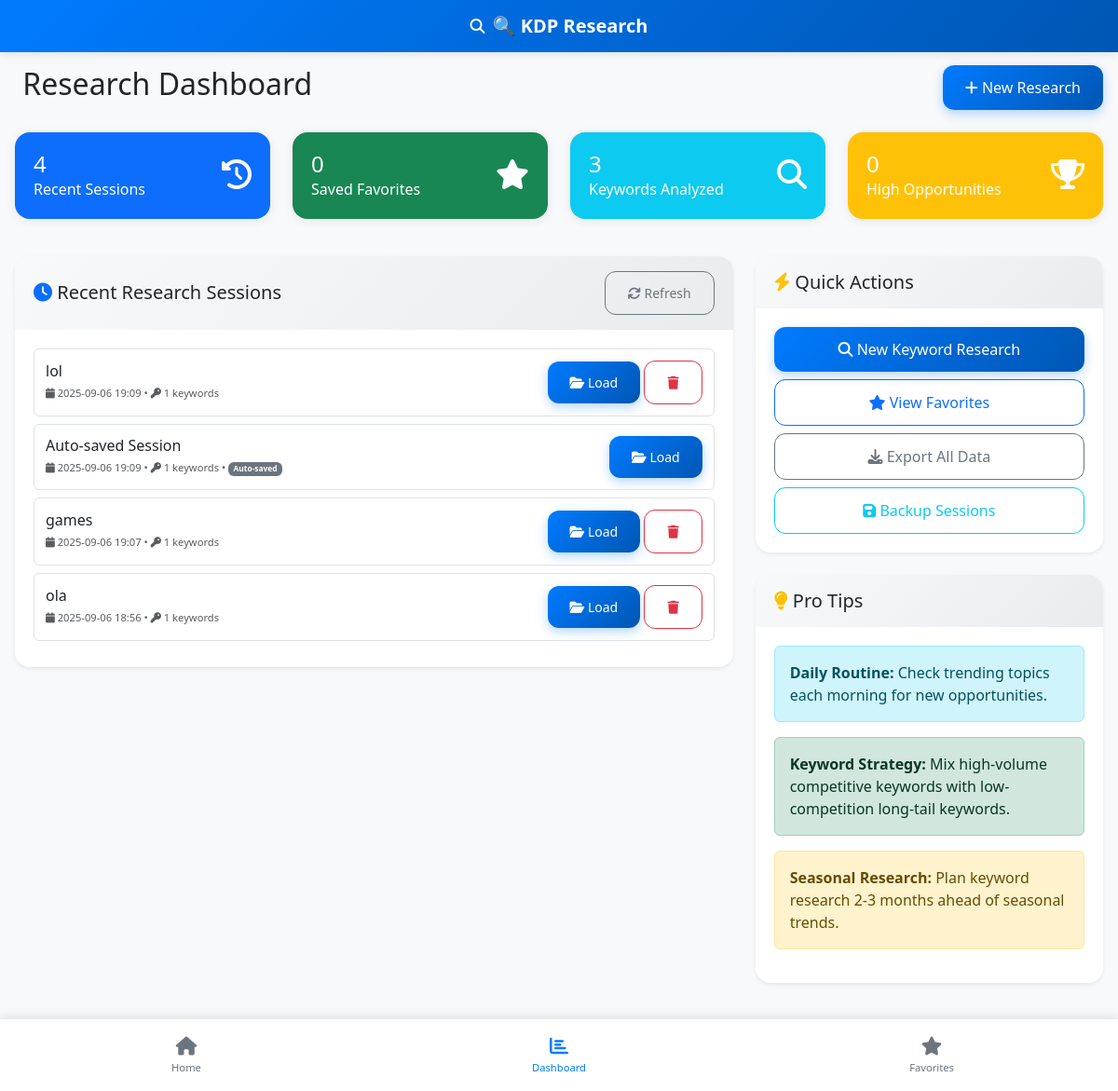
/dashboard, run on the app's committed database.
### models.py (models this page shows, shortened)
class SearchSession(db.Model):
    id = db.Column(db.Integer, primary_key=True)
    session_name = db.Column(db.String(200), nullable=False)
    keywords = db.Column(db.Text)  # JSON string of keywords and their data
    created_at = db.Column(db.DateTime, default=datetime.utcnow)
    updated_at = db.Column(db.DateTime, default=datetime.utcnow, onupdate=datetime.utcnow)
    is_autosave = db.Column(db.Boolean, default=False)
    def get_keywords(self):
        if self.keywords:
            return json.loads(self.keywords)
        return []

### routes.py (the view)
@app.route('/dashboard')
def dashboard():
    recent_sessions = SearchSession.query.order_by(SearchSession.updated_at.desc()).limit(5).all()
    return render_template('dashboard.html', recent_sessions=recent_sessions)

### templates/dashboard.html (shortened to what this page needs)
{% extends "base.html" %}
{% block content %}
<div class="row">
    <div class="col-12">
        <div class="d-flex justify-content-between align-items-center mb-4">
            <h2>
                Research Dashboard
            </h2>
            <div>
                <a href="{{ url_for('index') }}" class="btn btn-primary">
                    <i class="fas fa-plus"></i> New Research
                </a>
            </div>
        </div>
    </div>
</div>
<div class="row">
    <div class="col-lg-3 col-md-6 mb-4">
        <div class="card bg-primary text-white">
            <div class="card-body">
                <div class="d-flex justify-content-between">
                    <div>
                        <h4 class="mb-0">{{ recent_sessions|length }}</h4>
                        <p class="mb-0">Recent Sessions</p>
                    </div>
                    <div class="align-self-center">
                        <i class="fas fa-history fa-2x"></i>
                    </div>
                </div>
            </div>
        </div>
    </div>
    <div class="col-lg-3 col-md-6 mb-4">
        <div class="card bg-success text-white">
            <div class="card-body">
                <div class="d-flex justify-content-between">
                    <div>
                        <h4 class="mb-0" id="favoritesCount">0</h4>
                        <p class="mb-0">Saved Favorites</p>
                    </div>
                    <div class="align-self-center">
                        <i class="fas fa-star fa-2x"></i>
                    </div>
                </div>
            </div>
        </div>
    </div>
    <div class="col-lg-3 col-md-6 mb-4">
        <div class="card bg-info text-white">
            <div class="card-body">
                <div class="d-flex justify-content-between">
                    <div>
                        <h4 class="mb-0" id="totalKeywords">0</h4>
                        <p class="mb-0">Keywords Analyzed</p>
                    </div>
                    <div class="align-self-center">
                        <i class="fas fa-search fa-2x"></i>
                    </div>
                </div>
            </div>
        </div>
    </div>
    <div class="col-lg-3 col-md-6 mb-4">
        <div class="card bg-warning text-white">
            <div class="card-body">
                <div class="d-flex justify-content-between">
                    <div>
                        <h4 class="mb-0" id="opportunityKeywords">0</h4>
                        <p class="mb-0">High Opportunities</p>
                    </div>
                    <div class="align-self-center">
                        <i class="fas fa-trophy fa-2x"></i>
                    </div>
                </div>
            </div>
        </div>
    </div>
</div>
<div class="row">
    <div class="col-lg-8">
        <div class="card shadow-sm">
            <div class="card-header d-flex justify-content-between align-items-center">
                <h5 class="mb-0">
                    <i class="fas fa-clock text-primary"></i>
                    Recent Research Sessions
                </h5>
                <button class="btn btn-sm btn-outline-secondary" onclick="refreshSessions()">
                    <i class="fas fa-refresh"></i> Refresh
                </button>
            </div>
            <div class="card-body">
                {% if recent_sessions %}
                    <div id="sessionsContainer">
                        {% for session in recent_sessions %}
                        <div class="session-item" data-session-id="{{ session.id }}">
                            <div class="session-info">
                                <h6 class="mb-1">{{ session.session_name }}</h6>
                                <div class="session-meta">
                                    <small class="text-muted">
                                        <i class="fas fa-calendar"></i>
                                        {{ session.updated_at.strftime('%Y-%m-%d %H:%M') }}
                                        •
                                        <i class="fas fa-key"></i>
                                        {{ session.get_keywords()|length }} keywords
                                        {% if session.is_autosave %}
                                        • <span class="badge bg-secondary">Auto-saved</span>
                                        {% endif %}
                                    </small>
                                </div>
                            </div>
                            <div class="session-actions">
                                <button class="btn btn-sm btn-primary" onclick="loadSession({{ session.id }})">
                                    <i class="fas fa-folder-open"></i> Load
                                </button>
                                {% if not session.is_autosave %}
                                <button class="btn btn-sm btn-outline-danger" onclick="deleteSession({{ session.id }})">
                                    <i class="fas fa-trash"></i>
                                </button>
                                {% endif %}
                            </div>
                        </div>
                        {% endfor %}
                    </div>
                {% endif %}
            </div>
        </div>
    </div>
    <div class="col-lg-4">
        <div class="card shadow-sm mb-4">
            <div class="card-header">
                <h5 class="mb-0">
                    <i class="fas fa-bolt text-warning"></i>
                    Quick Actions
                </h5>
            </div>
            <div class="card-body">
                <div class="d-grid gap-2">
                    <a href="{{ url_for('index') }}" class="btn btn-primary">
                        <i class="fas fa-search"></i> New Keyword Research
                    </a>
                    <a href="{{ url_for('favorites') }}" class="btn btn-outline-primary">
                        <i class="fas fa-star"></i> View Favorites
                    </a>
                    <button class="btn btn-outline-secondary" onclick="exportAllData()">
                        <i class="fas fa-download"></i> Export All Data
                    </button>
                    <button class="btn btn-outline-info" onclick="backupSessions()">
                        <i class="fas fa-save"></i> Backup Sessions
                    </button>
                </div>
            </div>
        </div>
        <div class="card shadow-sm">
            <div class="card-header">
                <h5 class="mb-0">
                    <i class="fas fa-lightbulb text-warning"></i>
                    Pro Tips
                </h5>
            </div>
            <div class="card-body">
                <div class="alert alert-info">
                    <strong>Daily Routine:</strong> Check trending topics each morning for new opportunities.
                </div>
                <div class="alert alert-success">
                    <strong>Keyword Strategy:</strong> Mix high-volume competitive keywords with low-competition long-tail keywords.
                </div>
                <div class="alert alert-warning">
                    <strong>Seasonal Research:</strong> Plan keyword research 2-3 months ahead of seasonal trends.
                </div>
            </div>
        </div>
    </div>
</div>
{% endblock %}

### static/css/styles.css (style rules this page uses)
:root { --bg-primary: #ffffff; --bg-secondary: #f8f9fa; --text-primary: #212529; --text-secondary: #6c757d; --border-color: #dee2e6; --accent-color: #007bff; --success-color: #28a745; --warning-color: #ffc107; --danger-color: #dc3545; --info-color: #17a2b8; --dark-bg-primary: #1a1a1a; --dark-bg-secondary: #2d2d2d; --dark-text-primary: #ffffff; --dark-text-secondary: #b0b0b0; --dark-border-color: #404040; --dark-accent-color: #0d6efd; }
body { font-family: 'Segoe UI', Tahoma, Geneva, Verdana, sans-serif; transition: all 0.3s ease; background-color: #f8f9fa; margin: 0; padding: 0; overflow-x: hidden; }
.session-item { display: flex; justify-content: space-between; align-items: center; padding: 0.75rem; border: 1px solid var(--border-color); border-radius: 0.375rem; margin-bottom: 0.5rem; }
.session-info h6 { margin-bottom: 0.25rem; }
.session-meta { font-size: 0.8rem; color: var(--text-secondary); }
.card { border: none; border-radius: 16px; box-shadow: 0 2px 12px rgba(0,0,0,0.08); margin-bottom: 16px; }
.card-header { background: linear-gradient(135deg, #f8f9fa 0%, #e9ecef 100%); border-bottom: none; border-radius: 16px 16px 0 0 !important; padding: 16px 20px; }
.card-body { padding: 20px; }
.btn { border-radius: 12px; font-weight: 500; padding: 12px 24px; transition: all 0.2s ease; }
.btn-primary { background: linear-gradient(135deg, #007bff 0%, #0056b3 100%); border: none; box-shadow: 0 4px 12px rgba(0, 123, 255, 0.3); }

### data on the page
SearchSession: session_name "lol", updated_at "2025-09-06 19:09", get_keywords|length "1"
SearchSession: session_name "Auto-saved Session", updated_at "2025-09-06 19:09", get_keywords|length "1", is_autosave "Auto-saved"
SearchSession: session_name "games", updated_at "2025-09-06 19:07", get_keywords|length "1"
SearchSession: session_name "ola", updated_at "2025-09-06 18:56", get_keywords|length "1"

### other printed values
{{ recent_sessions|length }} "4"
